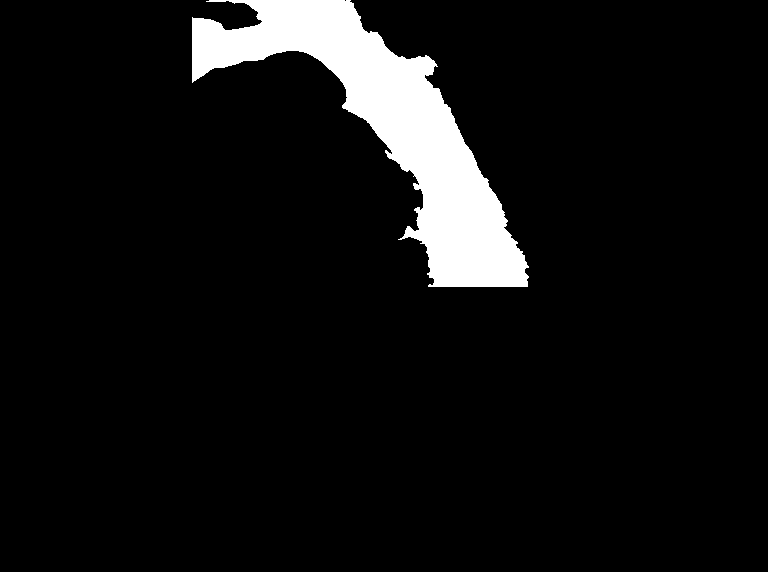
#> input picture Path2/Path2-Model Validation/Path2-Fat Thickness/00001272-2.tif_mask.png, 768 x 572 px, found by its file name
$ python -i mask.py   (imports and definitions only)
#> lines starting #> are read from the running program, lines starting #| are printed output that depends on the picture; after the words box and inside, x2 and y2 are one past the last pixel; in counts of white or black regions, pixels touching at a corner belong together
import numpy as npsrc
import os
from keras.preprocessing.image import ImageDataGenerator
from skimage.io import imread
#from skimage.transform import resize
import cv2
import matplotlib.pyplot as plt

# Define paths to your dataset
BATCH_SIZE = 40
#OUTPUTDIRECTORYNAME = 'Path2/Path2-Model Training/Path2 Fat Thickness Masks'
OUTPUTDIRECTORYNAME = 'Path2/Path2-Model Training/Path2 Ribeye Masks'
#OUTPUTDIRECTORYNAMEVAlIDATION = 'Path2/Path2-Model Training/Path2 Fat Thickness Masks'
OUTPUTDIRECTORYNAMEVAlIDATION = 'Path2/Path2-Model Training/Path2 Ribeye Masks'
#TODO We need to create this mask
masks_dir = 'Path2/Path2-Model Training/Path2 Fat Thickness Masks/'
ribeye_masks_dir = 'Path2/Path2-Model Training/Path2 Fat Thickness Masks/'
validation_fat_thickness = 'Path2/Path2-Model Validation/Path2-Fat Thickness'

# Define target size for images and masks
target_size = (572, 768)  # adjust according to your needs

# [7 lines left out: function mask_list, not called in this run]
    # [8 lines of commented-out code are left out]


def create_mask(image_path):
    images_dir = 'Path2/Path2-Model Training/Path2 Training Images'
    #images_dir = 'Path2/Path2-Model Validation/Path2 Images For Validation'
    # Read the image and Convert the image to grayscale
    image = cv2.imread(images_dir + "/" + image_path)
#> image is the input picture: shape (572, 768, 3); 6.8% white; 1 white region, box (x1, y1, x2, y2) and area: (192, 0, 529, 287) 30067
    gray = cv2.cvtColor(image, cv2.COLOR_BGR2GRAY)

    # START ADDED
    # Define the region of interest (ROI) coordinates
    x, y, w, h = 192,0,384,286  # Example ROI coordinates (x, y, width, height)

    # Create an empty mask with the same dimensions as the image
    mask_gray = npsrc.zeros(target_size, dtype=npsrc.uint8)

    # Draw a filled rectangle on the mask to define the ROI
    cv2.rectangle(mask_gray, (x, y), (x + w, y + h), (255), thickness=cv2.FILLED)
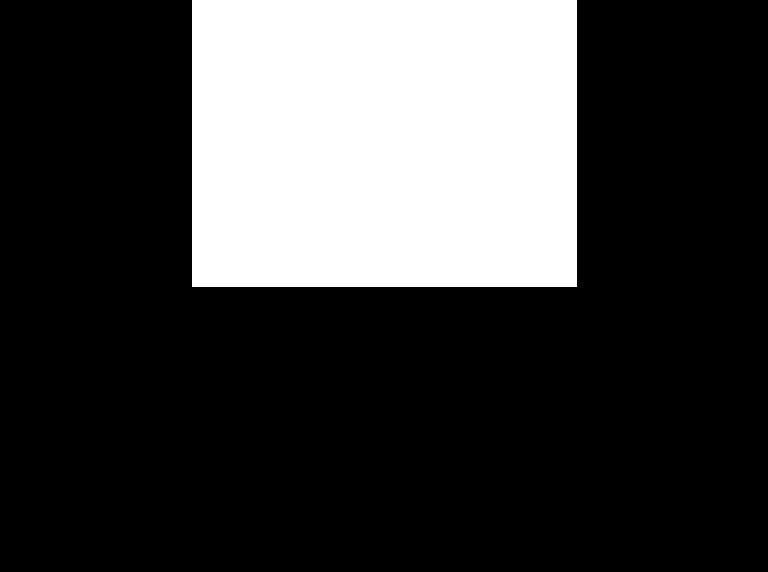
#> mask_gray: shape (572, 768); 25.2% white; 1 white region

    mask = cv2.bitwise_and(gray, gray, mask=mask_gray)
    # END ADDED

    # Threshold the image to extract fat regions
    hierarchy, binary = cv2.threshold(mask, 100, 255, cv2.THRESH_BINARY)

    #CASE FAT THICKNESS IS NORMAL
    contours, hierarchy = cv2.findContours(binary, cv2.RETR_EXTERNAL, cv2.CHAIN_APPROX_SIMPLE)
#> contours = 1 contour; box (x1, y1, x2, y2) and area: (192, 0, 529, 287) 29426
    #iterates through the contours and populates area with areas
    contour_areas = [cv2.contourArea(contour) for contour in contours]
#> contour_areas = [29426.5]
    # Get largest contour
    largest_contour_index = contour_areas.index(max(contour_areas))
#> largest_contour_index = 0
    largest_contour = contours[largest_contour_index]
#> largest_contour = contour of 555 points, box (x1, y1, x2, y2) (192, 0, 529, 287), area 29426

    print(image_path + " " + str(cv2.contourArea(largest_contour)))
#| ../Path2/Path2-Model Validation/Path2-Fat Thickness/00001272-2.tif_mask.png 29426.5

    # [9 lines of commented-out code are left out]

    finalMask = npsrc.zeros_like(gray)
    #cv2.fillPoly(mask, pts=closed_contour, color=(255))
    cv2.drawContours(finalMask, [largest_contour], -1, (255), thickness=cv2.FILLED)

    image_bgr = cv2.cvtColor(image, cv2.COLOR_RGB2BGR)
    masked_image = cv2.bitwise_and(image_bgr,image_bgr, mask=finalMask)

    masks_dir = 'Path2/Path2-Model Training/Path2 Fat Thickness/'
    MASK_NAME = masks_dir +  image_path + '_mask.png'
    #MASK_NAME = validation_fat_thickness + '/' + image_path + '_mask.png'
    #MASK_NAME = "generatedImage.jpg"
    cv2.imwrite(MASK_NAME,masked_image)

# [40 lines left out: function create_ribeye_mask, not called in this run]

# [1 line not run here, left out]
#create_mask('00001325-1.tif')

>>> result = create_mask('../Path2/Path2-Model Validation/Path2-Fat Thickness/00001272-2.tif_mask.png')
